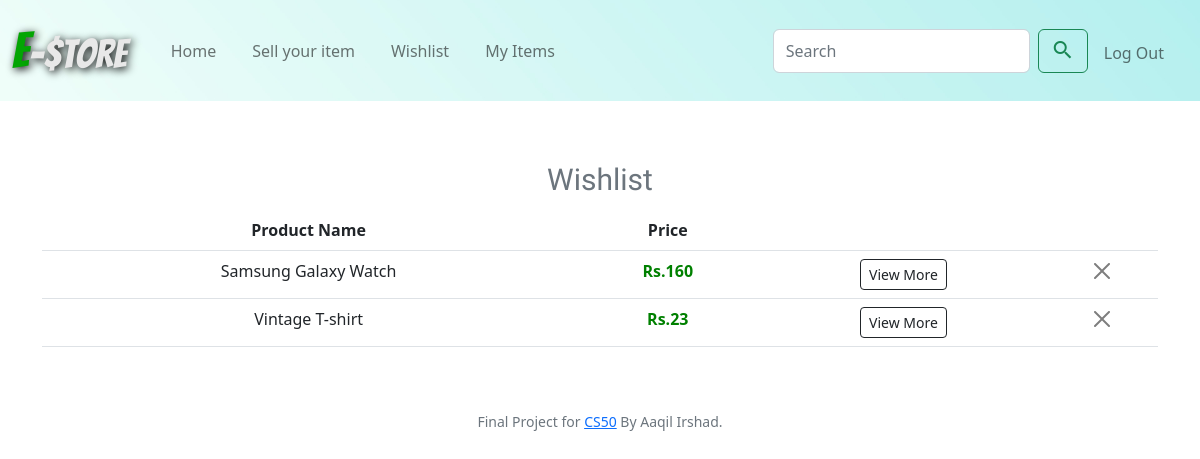
The page /wishlist (signed in) on the database its author committed.
### tables this page shows
CREATE TABLE "products" (
	"id"	INTEGER NOT NULL PRIMARY KEY AUTOINCREMENT,
	"user_id"	INTEGER NOT NULL,
	"name"	TEXT NOT NULL,
	"catergory"	TEXT NOT NULL,
	"description"	TEXT,
	"price"	NUMERIC NOT NULL,
	"email"	TEXT NOT NULL,
	"img"	MEDIUMBLOB
);

### app.py (the view)
@app.route("/wishlist", methods=["GET", "POST"])
@login_required
def wishlist():
    if request.method == "POST":
        db.execute("INSERT INTO wishlist (user_id, product_id) VALUES(?,?)", session["user_id"], request.form.get("product_id"))
        return redirect("/wishlist")
    else:
        rows = db.execute("SELECT * FROM products WHERE id IN (SELECT product_id FROM wishlist WHERE user_id = :id)", id = session["user_id"])
        return render_template("wishlist.html", rows=rows)

### app.py (called while the page is built)
@app.after_request
def after_request(response):
    response.headers["Cache-Control"] = "no-cache, no-store, must-revalidate"
    response.headers["Expires"] = 0
    response.headers["Pragma"] = "no-cache"
    return response

### helpers.py (called while the page is built)
def login_required(f):
    @wraps(f)
    def decorated_function(*args, **kwargs):
        if session.get("user_id") is None:
            return redirect("/login")
        return f(*args, **kwargs)
    return decorated_function

def usd(value):
    return f"Rs.{value:,.0f}"

### templates/wishlist.html (shortened to what this page needs)
{% extends "layout.html" %}
{% block main %}
<div class="container">
        <table class="table caption-top">
            <caption style="text-align:center; font-size:30px; font-family: 'Comfortaa', cursive;">Wishlist</caption>
            <thead>
            <tr>
                <th scope="col">Product Name</th>
                <th scope="col">Price</th>
                <th scope="col"></th>
                <th scope="col"></th>
            </tr>
            </thead>
            <tbody>
                {% for row in rows %}
            <tr>
                <td>{{row.name}}</td>
                <td style="font-weight: bold; color:green">{{ row.price | usd}}</td>
                <td><button type="button" class="btn btn-outline-dark btn-sm" data-bs-toggle="modal" data-bs-target="#P{{row.id}}">View More</button></td>
                <td>
                    <form action="/remove" method="post">
                    <input type="hidden" value="{{row.id}}" name="id"> <button type="submit" class="btn-close" aria-label="Close"></button>
                    </form>
                </td>
            </tr>
                            </div>
                {% endfor %}
{% endblock %}

### rows shown on the page
products: name "Samsung Galaxy Watch", price "Rs.160"
products: name "Vintage T-shirt", price "Rs.23"
